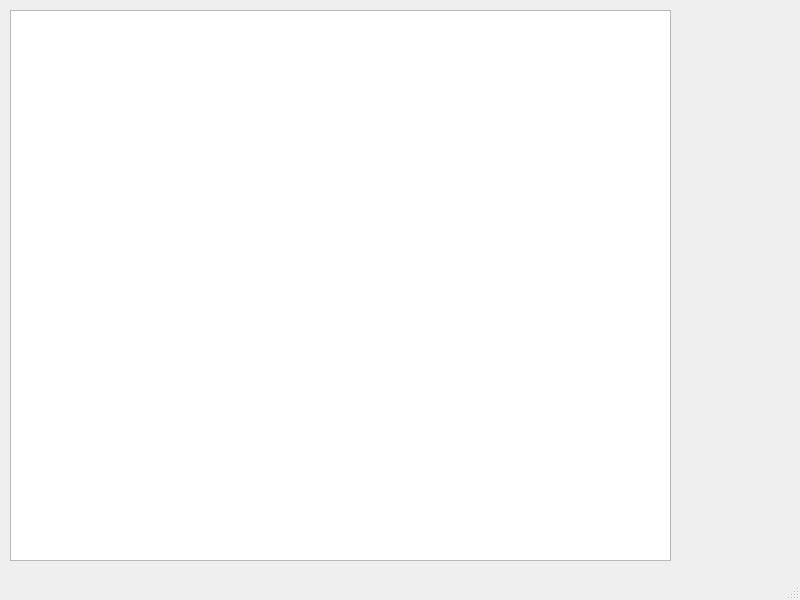
<?xml version="1.0" encoding="UTF-8"?>
<ui version="4.0">
 <class>MainWindow</class>
 <widget class="QMainWindow" name="MainWindow">
  <property name="geometry">
   <rect>
    <x>0</x>
    <y>0</y>
    <width>800</width>
    <height>600</height>
   </rect>
  </property>
  <property name="windowTitle">
   <string>MainWindow</string>
  </property>
  <widget class="QWidget" name="centralwidget">
   <widget class="GraphView" name="graphicsView">
    <property name="geometry">
     <rect>
      <x>10</x>
      <y>10</y>
      <width>661</width>
      <height>551</height>
     </rect>
    </property>
    <property name="verticalScrollBarPolicy">
     <enum>Qt::ScrollBarAsNeeded</enum>
    </property>
    <property name="horizontalScrollBarPolicy">
     <enum>Qt::ScrollBarAsNeeded</enum>
    </property>
    <property name="dragMode">
     <enum>QGraphicsView::ScrollHandDrag</enum>
    </property>
   </widget>
  </widget>
  <widget class="QMenuBar" name="menubar">
   <property name="geometry">
    <rect>
     <x>0</x>
     <y>0</y>
     <width>800</width>
     <height>20</height>
    </rect>
   </property>
  </widget>
  <widget class="QStatusBar" name="statusbar"/>
 </widget>
 <customwidgets>
  <customwidget>
   <class>GraphView</class>
   <extends>QGraphicsView</extends>
   <header>graphview</header>
  </customwidget>
 </customwidgets>
 <resources/>
 <connections/>
</ui>
